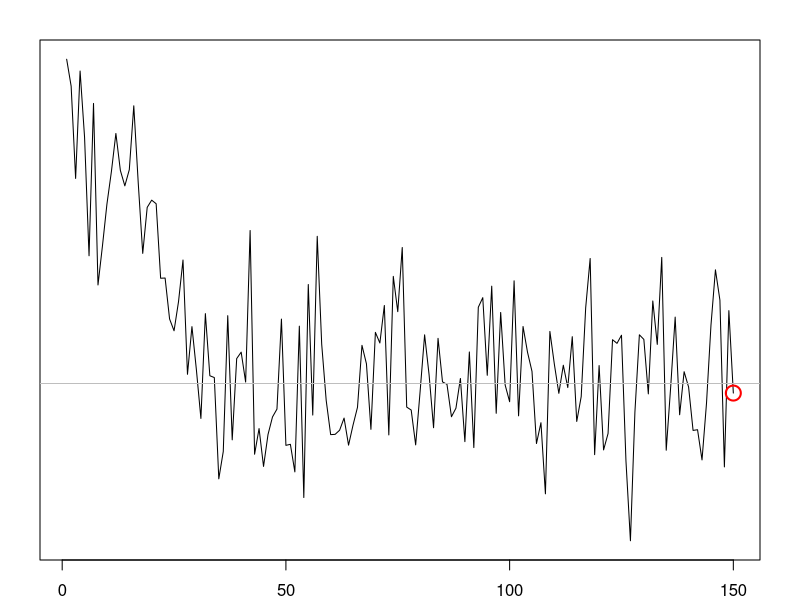
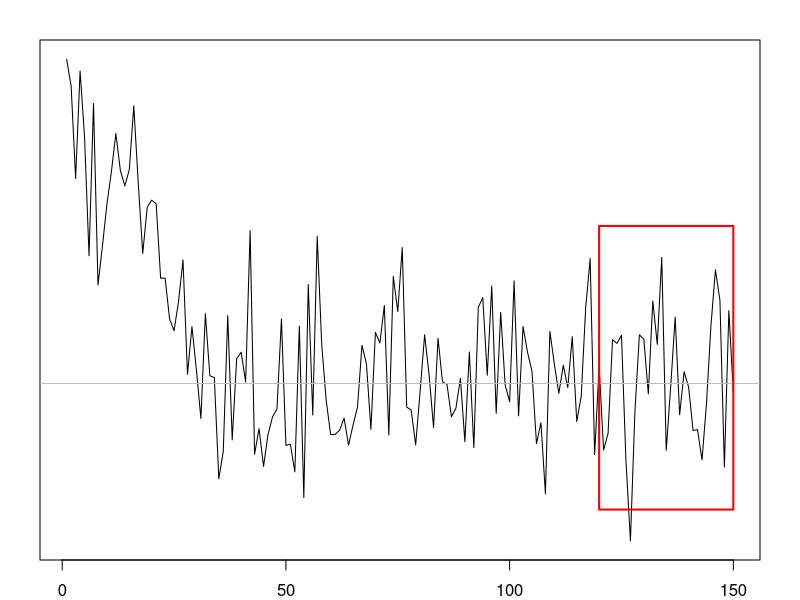
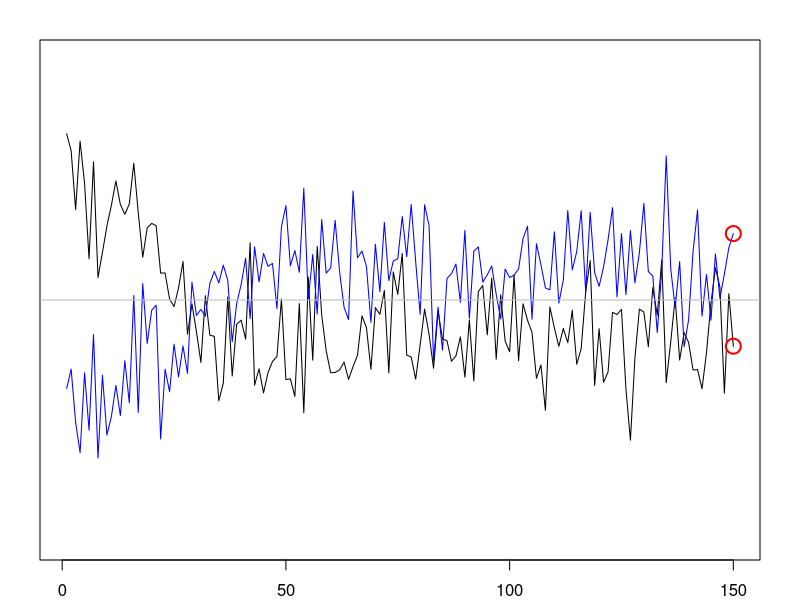

Here is the R script that generated these plots, in order:
# 03/17/2021

# draw stochastic EM demo plots

par(mar = c(2,2,2,2))

y = rnorm(150)
y[1:30] = y[1:30] + seq(from=5,to=0,length.out=30)


# taking the last iteration result
plot(y,type = 'l', yaxt='n')
abline(h = 0, col='gray')
points(x=150,y=y[150],cex=2,
       col='red',lwd=2)

# averaging the last several iters
plot(y,type = 'l', yaxt='n')
abline(h = 0, col='gray')
polygon(x=c(120,120,150,150), y=c(-2,2.5,2.5,-2), 
        border='red',lwd=2)

# multiple chains
y1 = rnorm(150,mean = 2)
y1[1:50] = y1[1:50] + seq(from=-4,to=0,length.out=50)

plot(y,type = 'l', yaxt='n', ylim = c(-5,7))
lines(y1, col='blue')
abline(h = 1, col='gray')
points(x=c(150,150),y=c(y[150],y1[150]),cex=2,
       col='red',lwd=2)

